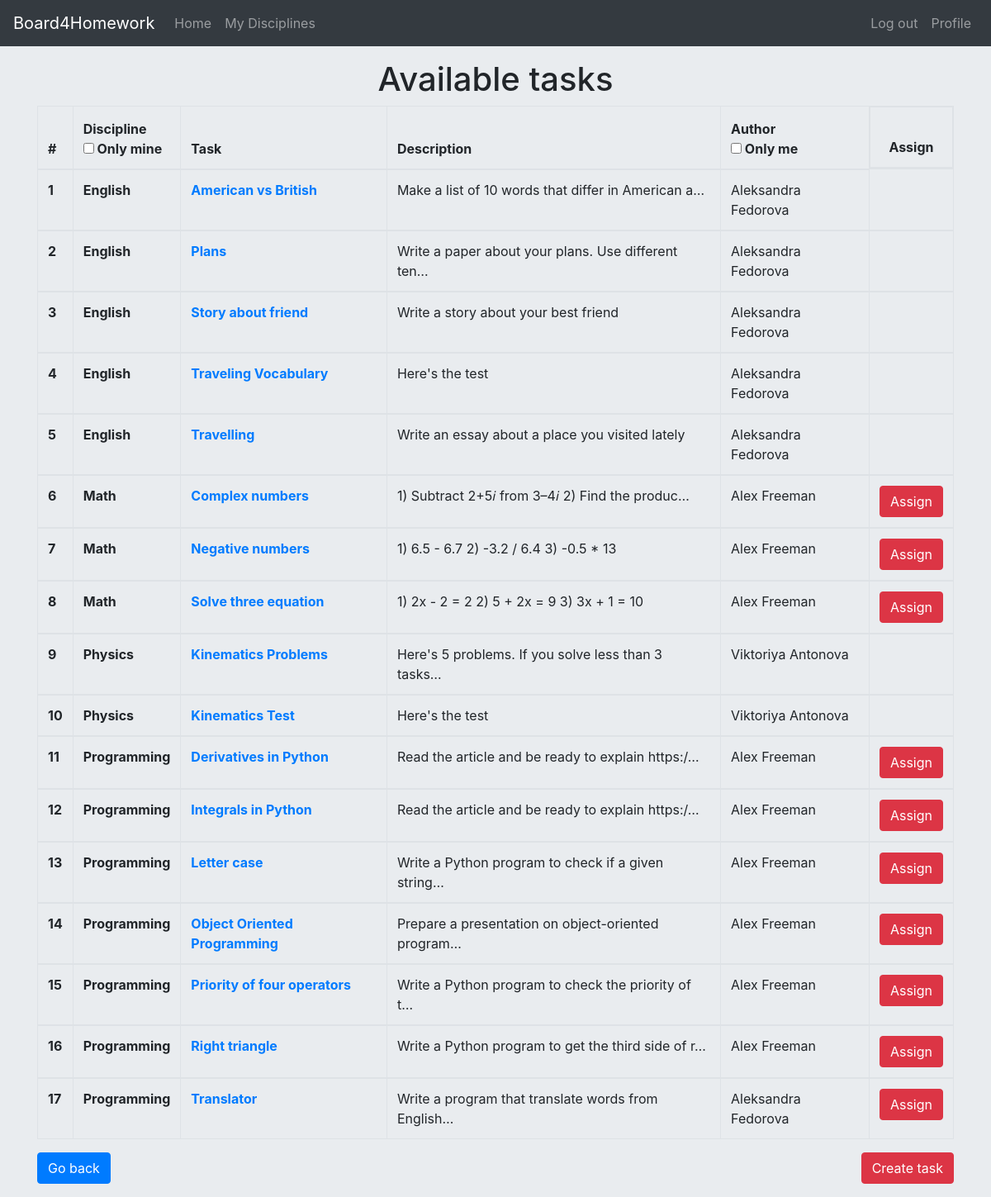
Page /task/available/list/ (signed in) on the committed database.
### board/models.py (models this page shows, shortened)
class Task(models.Model):
    discipline = models.ForeignKey(Discipline, on_delete=models.CASCADE)
    title = models.CharField(max_length=30)
    description = models.CharField(max_length=500)
    author = models.ForeignKey(Teacher, on_delete=models.CASCADE)

class Discipline(models.Model):
    name = models.CharField(max_length=50, unique=True)
    def __str__(self):
        return self.name

class Teacher(models.Model):
    user = models.OneToOneField(User, on_delete=models.CASCADE, primary_key=True)
    def __str__(self):
        return f'{self.user.first_name} {self.user.last_name}'

### board/views.py (the view)
# urls.py: path('task/available/list/', TaskAvailableListView.as_view(), name='task_available_list'),
class TaskAvailableListView(LoginRequiredMixin, ListView):
    login_url = '/login/'
    def get(self, request, *args, **kwargs):
        user = self.request.user
        teacher = Teacher.objects.all().filter(pk=user.pk).first()
        context = {'teacher': teacher, 'tasks': None}
        if teacher is None:
            return render(request, 'board/task_available_list.html', context)
        tasks = Task.objects.all().order_by('discipline__name', 'title')
        context['tasks'] = tasks
        class_disciplines = ClassDiscipline.objects.filter(teacher__pk=teacher.pk)
        disciplines = set(map(lambda x: x.discipline.pk, class_disciplines))
        context['disciplines'] = disciplines
        request_filters = str(request).split('/')[-2]
        context['filter_by'] = request_filters
        return render(request, 'board/task_available_list.html', context)

### templates/board/task_available_list.html (shortened to what this page needs)
{% extends "base.html" %}
{% load i18n %}
{% load index %}
{%  block content %}
    <main role="main">
        <div class="container py-3">
            <div class="d-flex justify-content-center">
                <h1>Available tasks</h1>
            </div>
            {% if teacher is None %}
                <div class="alert alert-danger">
                    You have no right to view this information.
                    Ask the admin to give you access
                    <p class="pt-1 mb-0"><a href="javascript:history.back()">Go Back</a></p>
                </div>
            {% else %}
                <table class="table table-bordered table-hover">
                    <thead>
                        <tr>
                            <th scope="col">#</th>
                            <th scope="col">Discipline</br>
                                {% if 'discipline_me' not in filter_by %}
                                    <input type="checkbox" id="filter_discipline_me" onclick="location.href='{% url 'task_available_list_filter' filter=filter_by|add:'discipline_me' %}'"/>
                                {% else %}
                                    <input type="checkbox" id="filter_discipline_me" checked onclick="location.href='{% url 'task_available_list_filter' filter=filter_by|cut:'discipline_me' %}'"/>
                                {% endif %}
                                <label class="m-0" for="filter_discipline_me">Only mine</label>
                            </th>
                            <th scope="col">Task</th>
                            <th scope="col">Description</th>
                            <th scope="col">Author</br>
                                {% if 'author_me' not in filter_by %}
                                    <input type="checkbox" id="filter_author_me" onclick="location.href='{% url 'task_available_list_filter' filter=filter_by|add:'author_me' %}'"/>
                                {% else %}
                                    <input type="checkbox" id="filter_author_me" checked onclick="location.href='{% url 'task_available_list_filter' filter=filter_by|cut:'author_me' %}'"/>
                                {% endif %}
                                <label class="m-0" for="filter_author_me">Only me</label>
                            </th>
                            <th scope="col" class="d-flex justify-content-center"></br>Assign</th>
                        </tr>
                    </thead>
                        {% for obj in tasks %}
                            {% if 'author_me' not in filter_by or obj.author.pk == teacher.pk %}
                                {% if 'discipline_me' not in filter_by or obj.discipline.pk in disciplines %}
                                    <tbody>
                                        <tr>
                                            <th scope="row">{{ forloop.counter }} {{  scales.size }}</th>
                                            <th>{{ obj.discipline }}</th>
                                            <th><a href="{% url 'task_update' pk=obj.pk %}">{{ obj.title }}</a></th>
                                            <td>{{ obj.description|truncatechars:50 }}</td>
                                            <td>{{ obj.author }}</td>
                                            <td>
                                                 {% if obj.discipline.pk in disciplines %}
                                                    <div class="d-flex justify-content-center">
                                                        <input class="btn btn-danger" type="button"
                                                        onclick="location.href='{% url 'assignment_task_create' task=obj.pk %}'" value="Assign" />
                                                    </div>
                                                 {% endif %}
                                            </td>
                                        </tr>
                                    </tbody>
                                {% endif %}
                            {% endif %}
                        {% endfor %}
                </table>
                <input class="btn btn-primary" type="button"
                       onclick="location.href='javascript:history.back()'" value="Go back" />
                <input class="btn btn-danger float-right" type="button"
                       onclick="location.href='{% url 'task_create' %}'" value="Create task" />
            {% endif %}
        </div>
    </main>
{% endblock %}

### static/css/styles.css (style rules this page uses)
body { padding-top: 3.5rem; background-color: #e9ecef; }

### rows in the picture
Task: discipline "English", title "American vs British", description "Make a list of 10 words that differ in American a…", author "Aleksandra Fedorova"
Task: discipline "English", title "Plans", description "Write a paper about your plans. Use different ten…", author "Aleksandra Fedorova"
Task: discipline "English", title "Story about friend", description "Write a story about your best friend", author "Aleksandra Fedorova"
Task: discipline "English", title "Traveling Vocabulary", description "Here's the test", author "Aleksandra Fedorova"
Task: discipline "English", title "Travelling", description "Write an essay about a place you visited lately", author "Aleksandra Fedorova"
Task: discipline "Math", title "Complex numbers", description "1) Subtract 2+5𝑖 from 3–4𝑖 2) Find the produc…", author "Alex Freeman", id "Assign"
Task: discipline "Math", title "Negative numbers", description "1) 6.5 - 6.7 2) -3.2 / 6.4 3) -0.5 * 13", author "Alex Freeman", id "Assign"
Task: discipline "Math", title "Solve three equation", description "1) 2x - 2 = 2 2) 5 + 2x = 9 3) 3x + 1 = 10", author "Alex Freeman", id "Assign"
Task: discipline "Physics", title "Kinematics Problems", description "Here's 5 problems. If you solve less than 3 tasks…", author "Viktoriya Antonova"
Task: discipline "Physics", title "Kinematics Test", description "Here's the test", author "Viktoriya Antonova"
Task: discipline "Programming", title "Derivatives in Python", description "Read the article and be ready to explain https:/…", author "Alex Freeman", id "Assign"
Task: discipline "Programming", title "Integrals in Python", description "Read the article and be ready to explain https:/…", author "Alex Freeman", id "Assign"
Task: discipline "Programming", title "Letter case", description "Write a Python program to check if a given string…", author "Alex Freeman", id "Assign"
Task: discipline "Programming", title "Object Oriented Programming", description "Prepare a presentation on object-oriented program…", author "Alex Freeman", id "Assign"
Task: discipline "Programming", title "Priority of four operators", description "Write a Python program to check the priority of t…", author "Alex Freeman", id "Assign"
Task: discipline "Programming", title "Right triangle", description "Write a Python program to get the third side of r…", author "Alex Freeman", id "Assign"
Task: discipline "Programming", title "Translator", description "Write a program that translate words from English…", author "Aleksandra Fedorova", id "Assign"
